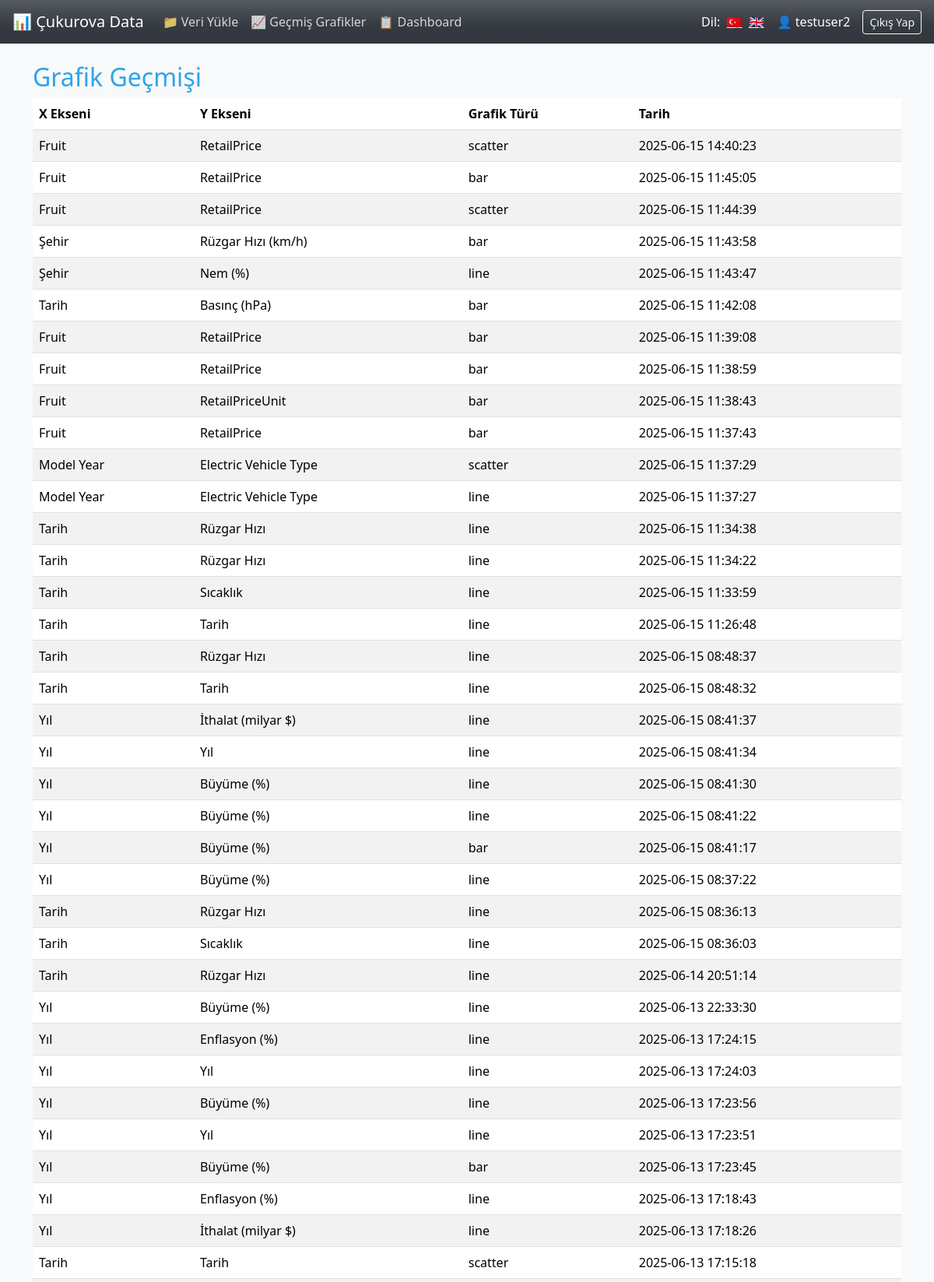
The app's page /history (signed in, upper part) with its own data.
### tables this page shows
CREATE TABLE charts (
            id INTEGER PRIMARY KEY AUTOINCREMENT,
            username TEXT,
            x_col TEXT,
            y_col TEXT,
            chart_type TEXT,
            timestamp DATETIME DEFAULT CURRENT_TIMESTAMP
        );

### app.py (the view)
@app.route('/history')
def history():
    if 'username' not in session:
        return redirect(url_for('login'))
    conn = sqlite3.connect('users.db')
    c = conn.cursor()
    c.execute('SELECT x_col, y_col, chart_type, timestamp FROM charts WHERE username = ? ORDER BY timestamp DESC',
              (session['username'],))
    records = c.fetchall()
    conn.close()
    return render_template('history.html', records=records)

### templates/history.html (shortened to what this page needs)
{% extends 'base.html' %}
{% block content %}
<h2>{{_('Grafik Geçmişi')}}</h2>
{% if records %}
<table class="table table-striped">
    <thead>
        <tr>
            <th>{{_('X Ekseni')}}</th>
            <th>{{_('Y Ekseni')}}</th>
            <th>{{_('Grafik Türü')}}</th>
            <th>{{_('Tarih')}}</th>
        </tr>
    </thead>
    <tbody>
        {% for x, y, chart, time in records %}
        <tr>
            <td>{{ x }}</td>
            <td>{{ y }}</td>
            <td>{{ chart }}</td>
            <td>{{ time }}</td>
        </tr>
        {% endfor %}
    </tbody>
</table>
{% else %}
<p>{{_('Henüz grafik oluşturmadınız.')}}</p>
{% endif %}
{% endblock %}

### templates/base.html (shortened to what this page needs)
<!doctype html>
<html lang="{{ session.get('lang', 'tr') }}">
<head>
    <link href="https://cdn.jsdelivr.net/npm/bootswatch@5.3.3/dist/cerulean/bootstrap.min.css" rel="stylesheet">
</head>
<body class="bg-light">
    <nav class="navbar navbar-expand-lg navbar-dark bg-dark px-3">
        <a class="navbar-brand" href="{{ url_for('upload_file') }}">{{ _('📊 Çukurova Data') }}</a>
        <div class="collapse navbar-collapse" id="navbarNav">
            <ul class="navbar-nav me-auto">
                <li class="nav-item">
                    <a class="nav-link" href="{{ url_for('upload_file') }}">{{ _('📁 Veri Yükle') }}</a>
                </li>
                <li class="nav-item">
                    <a class="nav-link" href="{{ url_for('history') }}">{{ _('📈 Geçmiş Grafikler') }}</a>
                </li>
                <li class="nav-item">
                    <a class="nav-link" href="{{ url_for('dashboard') }}">{{ _('📋 Dashboard') }}</a>
                </li>
            </ul>
            <div class="d-flex align-items-center">
                <div class="me-3">
                    <span class="text-white me-1">{{ _('Dil') }}:</span>
                    {% set current_lang = session.get('lang', 'tr') %}
                    <a href="{{ url_for('set_language', lang='tr') }}" class="text-white me-1 {% if current_lang == 'tr' %}fw-bold text-decoration-underline{% endif %}">🇹🇷</a>
                    <a href="{{ url_for('set_language', lang='en') }}" class="text-white {% if current_lang == 'en' %}fw-bold text-decoration-underline{% endif %}">🇬🇧</a>
                </div>
                {% if session.get('username') %}
                    <span class="text-white me-3">👤 {{ session['username'] }}</span>
                    <a class="btn btn-sm btn-outline-light" href="{{ url_for('logout') }}">{{ _('Çıkış Yap') }}</a>
                {% endif %}
            </div>
        </div>
    </nav>
    <div class="container mt-4">
        {% block content %}{% endblock %}
    </div>
</body>
</html>

### records on screen
charts: x_col "Fruit", y_col "RetailPrice", chart_type "scatter", timestamp "2025-06-15 14:40:23"
charts: x_col "Fruit", y_col "RetailPrice", chart_type "bar", timestamp "2025-06-15 11:45:05"
charts: x_col "Fruit", y_col "RetailPrice", chart_type "scatter", timestamp "2025-06-15 11:44:39"
charts: x_col "Şehir", y_col "Rüzgar Hızı (km/h)", chart_type "bar", timestamp "2025-06-15 11:43:58"
charts: x_col "Şehir", y_col "Nem (%)", chart_type "line", timestamp "2025-06-15 11:43:47"
charts: x_col "Tarih", y_col "Basınç (hPa)", chart_type "bar", timestamp "2025-06-15 11:42:08"
charts: x_col "Fruit", y_col "RetailPrice", chart_type "bar", timestamp "2025-06-15 11:39:08"
charts: x_col "Fruit", y_col "RetailPrice", chart_type "bar", timestamp "2025-06-15 11:38:59"
charts: x_col "Fruit", y_col "RetailPriceUnit", chart_type "bar", timestamp "2025-06-15 11:38:43"
charts: x_col "Fruit", y_col "RetailPrice", chart_type "bar", timestamp "2025-06-15 11:37:43"
charts: x_col "Model Year", y_col "Electric Vehicle Type", chart_type "scatter", timestamp "2025-06-15 11:37:29"
charts: x_col "Model Year", y_col "Electric Vehicle Type", chart_type "line", timestamp "2025-06-15 11:37:27"
charts: x_col "Tarih", y_col "Rüzgar Hızı", chart_type "line", timestamp "2025-06-15 11:34:38"
charts: x_col "Tarih", y_col "Rüzgar Hızı", chart_type "line", timestamp "2025-06-15 11:34:22"
charts: x_col "Tarih", y_col "Sıcaklık", chart_type "line", timestamp "2025-06-15 11:33:59"
charts: x_col "Tarih", y_col "Tarih", chart_type "line", timestamp "2025-06-15 11:26:48"
charts: x_col "Tarih", y_col "Rüzgar Hızı", chart_type "line", timestamp "2025-06-15 08:48:37"
charts: x_col "Tarih", y_col "Tarih", chart_type "line", timestamp "2025-06-15 08:48:32"
charts: x_col "Yıl", y_col "İthalat (milyar $)", chart_type "line", timestamp "2025-06-15 08:41:37"
charts: x_col "Yıl", y_col "Yıl", chart_type "line", timestamp "2025-06-15 08:41:34"
charts: x_col "Yıl", y_col "Büyüme (%)", chart_type "line", timestamp "2025-06-15 08:41:30"
charts: x_col "Yıl", y_col "Büyüme (%)", chart_type "line", timestamp "2025-06-15 08:41:22"
charts: x_col "Yıl", y_col "Büyüme (%)", chart_type "bar", timestamp "2025-06-15 08:41:17"
charts: x_col "Yıl", y_col "Büyüme (%)", chart_type "line", timestamp "2025-06-15 08:37:22"
charts: x_col "Tarih", y_col "Rüzgar Hızı", chart_type "line", timestamp "2025-06-15 08:36:13"
charts: x_col "Tarih", y_col "Sıcaklık", chart_type "line", timestamp "2025-06-15 08:36:03"
charts: x_col "Tarih", y_col "Rüzgar Hızı", chart_type "line", timestamp "2025-06-14 20:51:14"
charts: x_col "Yıl", y_col "Büyüme (%)", chart_type "line", timestamp "2025-06-13 22:33:30"
charts: x_col "Yıl", y_col "Enflasyon (%)", chart_type "line", timestamp "2025-06-13 17:24:15"
charts: x_col "Yıl", y_col "Yıl", chart_type "line", timestamp "2025-06-13 17:24:03"
charts: x_col "Yıl", y_col "Büyüme (%)", chart_type "line", timestamp "2025-06-13 17:23:56"
charts: x_col "Yıl", y_col "Yıl", chart_type "line", timestamp "2025-06-13 17:23:51"
charts: x_col "Yıl", y_col "Büyüme (%)", chart_type "bar", timestamp "2025-06-13 17:23:45"
charts: x_col "Yıl", y_col "Enflasyon (%)", chart_type "line", timestamp "2025-06-13 17:18:43"
charts: x_col "Yıl", y_col "İthalat (milyar $)", chart_type "line", timestamp "2025-06-13 17:18:26"
charts: x_col "Tarih", y_col "Tarih", chart_type "scatter", timestamp "2025-06-13 17:15:18"

### other values on screen
{{ session['username'] }} "testuser2"
